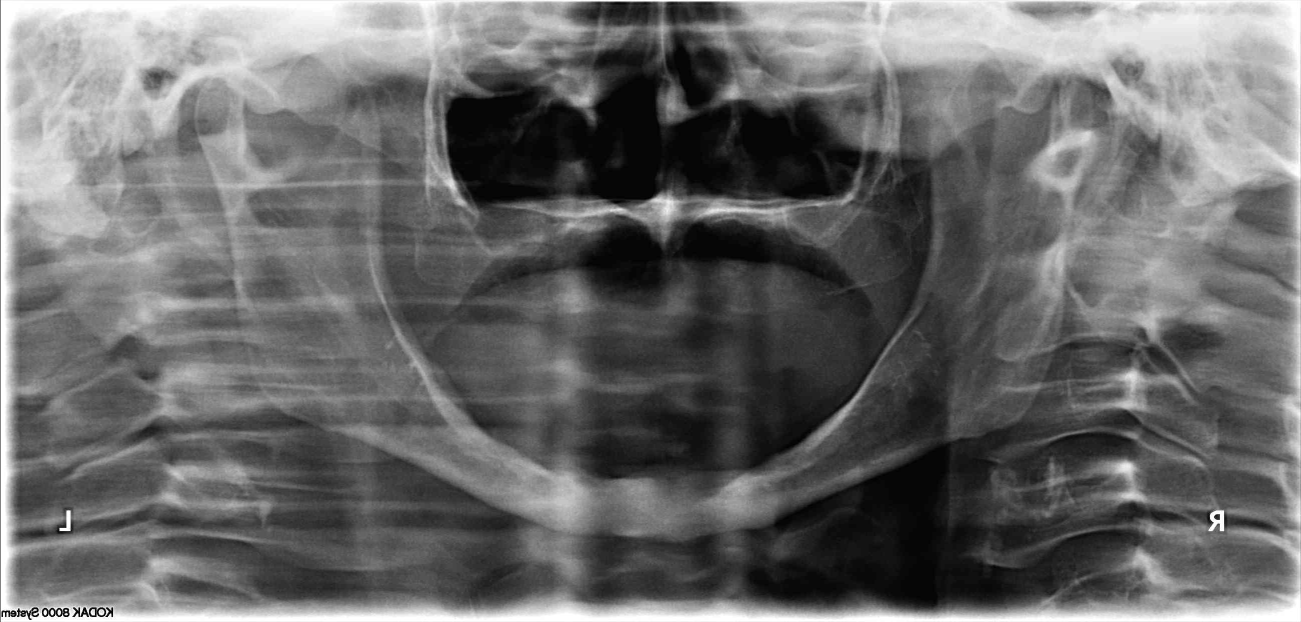
//> input picture ori.png, 2601 x 1244 px (shown at 1/2 size)
$ ./Alg   (built with g++ and OpenCV 4)
//> lines starting //> are read from the running program, lines starting //| are printed output that depends on the picture; after the words box and inside, x2 and y2 are one past the last pixel; in counts of white or black regions, pixels touching at a corner belong together
/**
 * @function Watershed_and_Distance_Transform.cpp
 * @brief Sample code showing how to segment overlapping objects using Laplacian filtering, in addition to Watershed and Distance Transformation
 * @author OpenCV Team
 */

#include <opencv2/opencv.hpp>
#include <iostream>
#include <math.h>
//#include "Alg.hpp"


using namespace std;
using namespace cv;

//Header
void init();

void loadImg(const string&, Mat &);

void resizeImg(const Mat&, Mat&, float);

void prepWork(Mat&);

void save(Mat &img, const string&);

void flt(Mat &src, Mat &dest, Mat &prod, Mat &height,int begin,int size);

void Erosion(int, Mat&);

void Dilation(int, Mat&);

int dust(Mat &src, int i, int j, Mat &map, int path);

void clean(Mat &src, int i, int j, Mat &map);

void cleanNoise(Mat &src, int pathMax);

vector<int> compression_params;

void getRoi(Mat&, Mat&);

int main()
{
	printf("\nflag0\n");
	init();
	Mat src, trc, ori, trc2, ori2, trtst;
printf("\nflag001\n");
	loadImg("ori.png", src);
//> in loadImg, src is the input picture: 1244 rows x 2601 cols, CV_8UC1; min 0, max 255, mean 105.7
printf("\nflag002\n");
	Mat kernel = (Mat_<float>(3,3) <<
            -1,  -1, -1,
            -1, 8, -1,
            -1,  -1, -1);
	Mat kernel72 = (Mat_<float>(7,7) <<
		1, 2, 4, 8, 4, 2, 1,
		2, 4, 8, 16, 8, 4, 2,
		4, 8, 16, 32, 16, 8, 4,
		8, 16, 32, 64, 32, 16, 8,
		4, 8, 16, 32, 16, 8, 4,
		2, 4, 8, 16, 8, 4, 2,
		1, 2, 4, 8, 4, 2, 1);
	Mat kernel7 = (Mat_<float>(7,7) <<
		1, 1, 1, 1, 1, 1, 1,
		1, 1, 1, 1, 1, 1, 1,
		1, 1, 1, 1, 1, 1, 1,
		1, 1, 1, 1, 1, 1, 1,
		1, 1, 1, 1, 1, 1, 1,
		1, 1, 1, 1, 1, 1, 1,
		1, 1, 1, 1, 1, 1, 1);
	float temp=0;
	for (int i=0; i<7; i++){
		for (int j=0; j<7; j++){
			temp +=	kernel7.at<float>(i, j);
		}
	}
	for (int i=0; i<7; i++){
		for (int j=0; j<7; j++){
			kernel7.at<float>(i, j) = kernel7.at<float>(i,j)/temp;
		}
	}
	Mat kernel3 = (Mat_<float>(3,3) <<
		1, 2, 1,
		2, 4, 2,
		1, 2, 1);

	Mat kernelx = (Mat_<float>(3,3) <<
		1, 0, -1,
		2, 0, -2,
		1, 0, -1);
	Mat kernely = (Mat_<float>(3,3) <<
		-1, 0, 1,
		-2, 0, 2,
		-1, 0, 1);

    Mat imgLaplacian, edgeX, edgeY, dst;
    Mat sharp = src; // copy source image to another temporary one
	filter2D(sharp, imgLaplacian, CV_32F, kernel);
	resize(imgLaplacian, sharp, Size(), 0.5, 0.5);
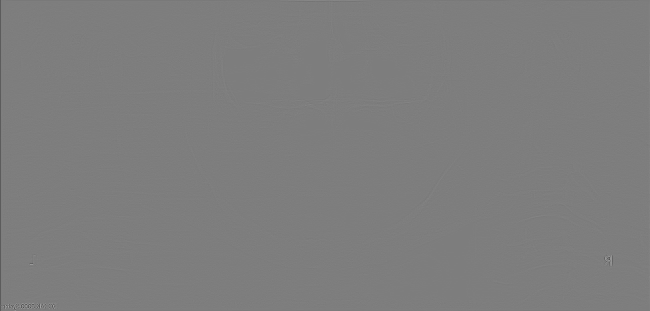
//> sharp: 622 rows x 1300 cols, CV_32FC1 (shown at 1/2 size); min -703, max 720.2, mean -0.4; drawn with min black and max white
	//imwrite("4.png", sharp, compression_params);
    src.convertTo(sharp, CV_32F);
//> sharp: 1244 rows x 2601 cols, CV_32FC1
    Mat imgResult = imgLaplacian;
	printf("\nflag1\n");
	filter2D(sharp, sharp, CV_32F, kernel7);
	filter2D(sharp, edgeX, CV_32F, kernelx);
	filter2D(sharp, edgeY, CV_32F, kernely);
	imgResult.convertTo(imgResult, CV_8UC3);
	edgeX.convertTo(edgeX, CV_8UC3);
//> edgeX: 1244 rows x 2601 cols, CV_8UC1
	edgeY.convertTo(edgeY, CV_8UC3);
//> edgeY: 1244 rows x 2601 cols, CV_8UC1
	sharp.convertTo(sharp, CV_8UC3);
//> sharp: 1244 rows x 2601 cols, CV_8UC1
	//  sharp = imgResult*0.08 + src*0.92;
// imshow( "Laplace Filtered Image", imgLaplacian );
	imwrite("01blured.png", sharp, compression_params);
	imwrite("02XtoLeftBoarder.png", edgeX, compression_params);
	imwrite("03XtoRighttBoarder.png", edgeY, compression_params);
printf("\nflag2\n");
	ori = edgeX;
	ori2 = edgeY;
	trc = Mat::zeros(src.rows, src.cols, CV_8UC1);
	trc2 = Mat::zeros(src.rows, src.cols, CV_8UC1);
	trtst = Mat::zeros(src.rows, src.cols, CV_32F);
	prepWork(ori);
	prepWork(ori2);
	prepWork(src);
	prepWork(trc);
	prepWork(trc2);

	int i, j, N_ROWS=50, cont=0, desv=0;
	float mean=0, max=0, min=255;

	flt(src, trtst, ori, trc,-N_ROWS/2, N_ROWS);
//> the loop in flt, `for(i=-3*begin; i<src.rows-1-3*(size+begin); i++)` made 1093 passes
//> (mean, meanH) on passes 1 to 3: (238.1, 230.4), (237.7, 230.3), (237.1, 230)
//> after the loop in flt, `for(i=-3*begin; i<src.rows-1-3*(size+begin); i++)`: sumWidth = 0; mean = 150.8; meanH = 165.3; desv = 0
	flt(src, trtst, ori2, trc2,-N_ROWS/2, N_ROWS);
//> the loop in flt (call 2), `for(i=-3*begin; i<src.rows-1-3*(size+begin); i++)` made 1093 passes

	ori.convertTo(ori, CV_8UC1);
	// [7 lines of commented-out code are left out]
	save(trtst, "04mascaraDesvioPadraoHorizontal.png");

	save(ori, "05produtoMascaraDPHSrc.png");

	ori.convertTo(ori, CV_8UC1);
	equalizeHist(ori, ori);
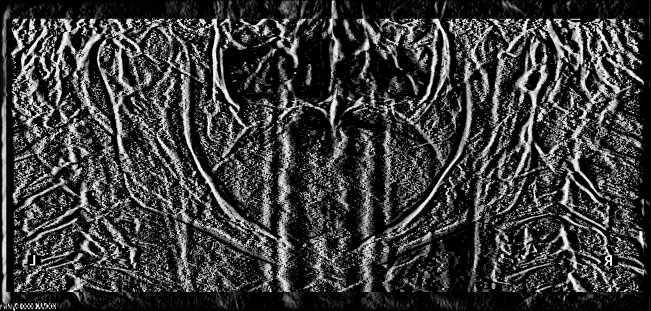
//> ori: 1244 rows x 2601 cols, CV_8UC1 (shown at 1/4 size); min 0, max 255, mean 58.3
	save(ori, "05produtoMascaraDPHSrcEqualizado.png");
printf("\nflag3\n");
	prepWork(trtst);
//	prepWork(ori);
//	prepWork(ori2);

//	trtst = ori;
	src.convertTo(src, CV_8UC1);
	trc.convertTo(trc, CV_8UC1);
	trc2.convertTo(trc2, CV_8UC1);
	ori.convertTo(ori, CV_8UC1);
	ori2.convertTo(ori2, CV_8UC1);


	trc = Mat::zeros(src.rows, src.cols, CV_8UC1);

	//ori = trtst;
	for (i=ori.rows*3/5; i<ori.rows; i++){
		for (j=ori.cols*3/4; j<ori.cols; j++){
		//	trc.at<float>(i, j) = src.at<float>(i, j);
			float prev, next;
			prev = ori.at<uchar>(i, j-5)+ori.at<uchar>(i, j-4)+ori.at<uchar>(i, j-3)+ori.at<uchar>(i,j-2)+ori.at<uchar>(i,j-1);
			prev /= 5;
			next = ori.at<uchar>(i,j+1)+ori.at<uchar>(i,j-+2)+ori.at<uchar>(i,j+3)+ori.at<uchar>(i, j+4)+ori.at<uchar>(i, j+5);
			next /= 5;
			trc.at<uchar>(i,j)=0;
			if (abs(prev-next)>50)
				trc.at<uchar>(i,j)=255;
			// [7 lines of commented-out code are left out]
		}
	}
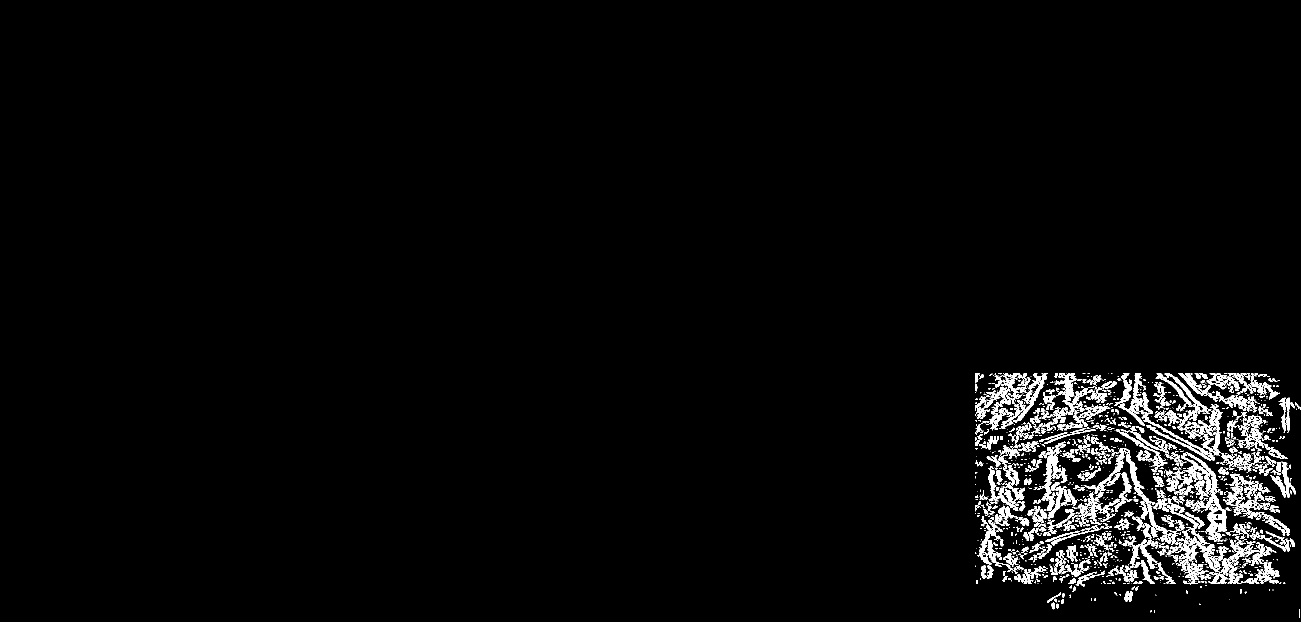
//> trc: 1244 rows x 2601 cols, CV_8UC1 (shown at 1/2 size); 3% white; 1576 white regions (1042 under 20 px), largest, box (x1, y1, x2, y2) and area: (2361, 904, 2453, 1083) 4468, (2167, 896, 2356, 1090) 3109, (1950, 746, 2095, 850) 3075

	Erosion(2, trc);
	// [8 lines of commented-out code are left out]

	save(trc, "06mascaraBordaSemTirarRuido.png");

	prepWork(trc);

	cleanNoise(trc, 1000);
printf("\nflag4\n");
	save(trc, "07mascaraBordaComTirarRuido.png.png");
	//prepWork(trc);
	//prepWork(trc2);
	trc2.convertTo(trc2, CV_8UC1);
	trc.convertTo(trc, CV_8UC1);

	Mat roi = Mat::zeros(src.rows, src.cols, CV_8UC1);

	getRoi(trc, roi);
//> after the loop in getRoi, `for (i=src.rows*3/5; i<src.rows-1; i++)`:
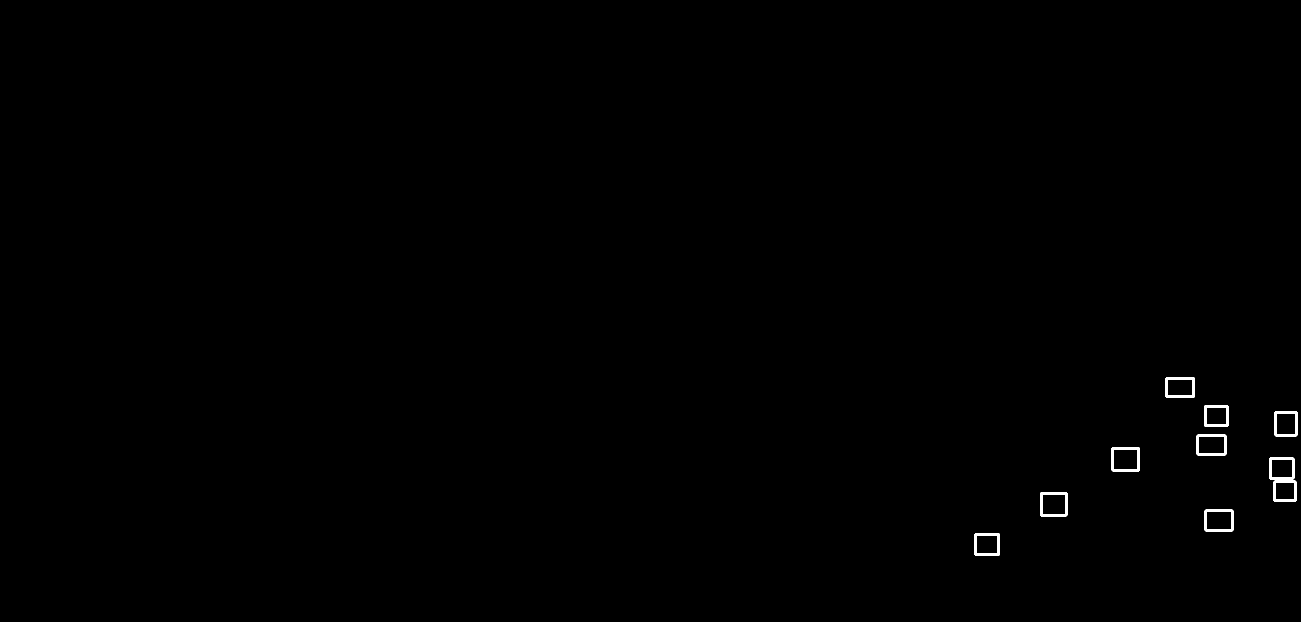
//> roi: 1244 rows x 2601 cols, CV_8UC1 (shown at 1/2 size); 0.27% white; 10 white regions, largest, box (x1, y1, x2, y2) and area: (2223, 894, 2280, 943) 948, (2080, 984, 2135, 1033) 928, (2393, 869, 2453, 911) 908

	save(roi, "08regiaoDeInteresse.png");

	vector<Mat> channels;
    	channels.push_back(src);
   	channels.push_back(src);
    	channels.push_back(src+roi);
	merge(channels, trc);
//> trc: 1244 rows x 2601 cols, CV_8UC3
	//trc.convertTo(trc, CV_8UC3);
	src.convertTo(src, CV_8UC3);

	//trc = 0.6*src + 0.4*trc;
	imwrite("09regiaoInteresseSobreposta.png", trc, compression_params);

    // Create a kernel that we will use for accuting/sharpening our image

    waitKey(0);
    return 0;
}

void init(){
	compression_params.push_back(CV_IMWRITE_PNG_COMPRESSION);
	compression_params.push_back(0);
}

void loadImg(const string& path, Mat &src){
	src = imread(path, CV_LOAD_IMAGE_GRAYSCALE);
	if (!src.data)
		exit(-1);
	src.convertTo(src, CV_8UC1);
}

void prepWork(Mat &img){
	img.convertTo(img, CV_32F);
}

void save(Mat &img, const string &name){
	img.convertTo(img, CV_8UC3);
	imwrite(name, img, compression_params);
}

void resizeImg(const Mat &src, Mat &output, float scale){
	resize(src, output, Size(), scale, scale);
}


void Erosion(int erosion_size, Mat &src)
{
  int erosion_type, erosion_elem=0;
  if( erosion_elem == 0 ){ erosion_type = MORPH_RECT; }
  else if( erosion_elem == 1 ){ erosion_type = MORPH_CROSS; }
  else if( erosion_elem == 2) { erosion_type = MORPH_ELLIPSE; }

  Mat element = getStructuringElement( erosion_type,
                                       Size( 2*erosion_size + 1, 2*erosion_size+1 ),
                                       Point( erosion_size, erosion_size ) );
  /// Apply the erosion operation
  erode( src, src, element );
  //imshow( "Erosion Demo", erosion_dst );
}

// [14 lines left out: function Dilation, not called in this run]

void flt(Mat &src, Mat &dest, Mat &prod, Mat &height,int begin,int size){
	float sumWidth=0, sumHeight=0, mean=0, desvH=0, desv=0, meanH=0;
	Mat map = Mat::zeros(src.rows, src.cols, CV_8UC1);
	int i, j, cont, max=0, min=255;
	for(i=-3*begin; i<src.rows-1-3*(size+begin); i++){
		for (j=-begin; j<src.cols-1-(size+begin); j++){
			if(sumWidth==0){
			//---------Faz a media horizontal com N pixels. Se for o primeiro pixel, faz a media toda, se for nao for, usa a media do ultimo pixel para precisar apenas subtrair um pixel e adicionar outro.
			for(cont=begin; cont<(size+begin); cont++){
					sumWidth+=(float)src.at<float>(i,j+cont);
				//max = src.at<float>(i,j+cont) > max ? src.at<float>(i, j+cont) : max;
				//min = src.at<float>(i,j+cont) < min ? src.at<float>(i, j+cont) : min;

				}
			}else{
				sumWidth-=(float)src.at<float>(i,j+begin-1);
				sumWidth+=(float)src.at<float>(i,j+size+begin-1);
			}
			//---------------------------------------------Faz a media vertical usando o mesmo principio de otimizacao da media horizontal.
			if (sumHeight==0){
				for(cont=3*begin; cont<3*(size+begin); cont++)
					sumHeight+=(float)src.at<float>(i+cont,j);
			}else{
				sumHeight-=(float)src.at<float>(i+begin-1,j);
				sumHeight+=(float)src.at<float>(i+size+begin-1,j);
			}
			//Calcula as medias
			mean = (float)sumWidth/size;
			meanH = (float)sumHeight/(3*size);
			//Calcula desvios padroes
			for(cont=begin; cont<(size+begin); cont++){
				desv += abs(mean - src.at<float>(i, j+cont));
				desvH += abs(meanH - src.at<float>(i+cont, j));
			}
			desv/=(float)size;
			desvH/=(float)3*size;
			//if (desvH>3){
			dest.at<float>(i, j) = 10*(exp((src.at<float>(i, j)-mean)/desv)-1);
			height.at<float>(i, j) = 10*(exp((src.at<float>(i, j)-meanH)/desvH)-1);
			//}

			//prod.at<float>(i, j) = sqrt(src.at<float>(i, j)*sqrt(dest.at<float>(i, j)*height.at<float>(i, j)));

			prod.at<float>(i, j) = sqrt(src.at<float>(i, j)*dest.at<float>(i, j));
//100*(src.at<float>(i, j)-mean)/desv;
	//		else
	//			trtst.at<float>(i, j) += 5*(src.at<float>(i, j)-mean)/desv;
			max = 0;
			min = 255;
			desv=0;
			desvH=0;

			sumWidth=0;
			sumHeight=0;
		}
	}
}

void cleanNoise(Mat &src, int pathMax){
	Mat map = Mat::zeros(src.rows, src.cols, CV_8UC1);
	int i, j;
	Mat map2 = Mat::zeros(src.rows, src.cols, CV_8UC1);
	for(i=0; i<src.rows; i++){
		for (j=0; j<src.cols; j++){
			int path = dust(src, i, j, map, 0);

			if (path<pathMax && path!=0)
			clean(src, i, j, map2);
		}
	}
}

int dust(Mat &src, int i, int j, Mat &map, int path){
	if (map.at<uchar>(i, j)==1)
		return 0;

	map.at<uchar>(i, j)=1; //visitado

	if (src.at<float>(i, j)==0)
		return 0;

	if (src.at<float>(i, j)==255){
		path++;
		path += dust(src, i+1, j, map, path);
		path += dust(src, i+1, j+1, map, path);
		path += dust(src, i+1, j-1, map, path);
		path += dust(src, i, j-1, map, path);
		path += dust(src, i-1, j-1, map, path);
		path += dust(src, i-1, j, map, path);
		path += dust(src, i-1, j+1, map, path);
		path += dust(src, i, j+1, map, path);
	}

	return path;
}

void clean(Mat &src, int i, int j, Mat &map){
	if (map.at<uchar>(i, j)==1)
		return ;

	map.at<uchar>(i, j)=1; //visitado

	if (src.at<float>(i, j)==0)
		return ;

	if (src.at<float>(i, j)==255){
		src.at<float>(i, j) = 0;
		clean(src, i+1, j, map);
		clean(src, i+1, j+1, map);
		clean(src, i+1, j-1, map);
		clean(src, i, j-1, map);
		clean(src, i-1, j-1, map);
		clean(src, i-1, j, map);
		clean(src, i-1, j+1, map);
		clean(src, i, j+1, map);
	}

	return ;
}

void getRoi(Mat &src, Mat &roi){

	bool foundRoi=false;
	int roiIni, roiEnd, i, j;
	int bTop=-1, bBot, bRight, bLeft;
	int bTopLast, bBotLast, bRightLast, bLeftLast;

	for (i=src.rows*3/5; i<src.rows-1; i++){
		for (j=src.cols-1; j>src.cols*3/4; j--){
			if(src.at<uchar>(i, j)==255){
				int cont, k;
				for (k=0; src.at<uchar>(i, j-k)==255; k++);
				for (cont=k; cont<k+20; cont++){
					if (src.at<uchar>(i, j-cont)==255){
						foundRoi=true;
						roiIni=j;
						roiEnd=j-cont;
					}
				}
				if(foundRoi){
					//for (cont=roiIni; cont>=roiEnd; cont--)
					//	roi.at<uchar>(i, cont) = 255;
					const int margin = 15;
					if(bTop==-1){
						bRight = roiIni;
						bLeft = roiEnd;
						bTop = i;
						bBot = i;
					}else if (abs(roiIni-bRight)<30 && abs(roiEnd -bLeft)<30 && abs(i-bBot)<50){
						bRight = roiIni > bRight ? roiIni : bRight;
						bBot = i;
						bLeft = roiEnd < bLeft ? roiEnd : bLeft;
					}else{
						if (abs(bTop-bBot)>5 && abs(bRight-bLeft)>3){
							bTop -= margin;
							bBot += margin;
							bRight += margin;
							bLeft -= margin;
							rectangle(roi, Point(bLeft, bTop), Point(bRight, bBot), Scalar(255,0,0), 3, -1);
						}
						bTop = -1;
					}
					j=roiEnd;
					foundRoi=false;
				}
			}
		}
	}
	if (bTop!=-1){
			if (abs(bTop-bBot)>5 && abs(bRight-bLeft)>3){
				const int margin = 15;
				bTop -= margin;
				bBot += margin;
				bRight += margin;
				bLeft -= margin;
				rectangle(roi, Point(bLeft, bTop), Point(bRight, bBot), Scalar(255,0,0), 3, -1);
				}
	}
}

$ run again, with Jose Tralli.jpg saved as ori.png
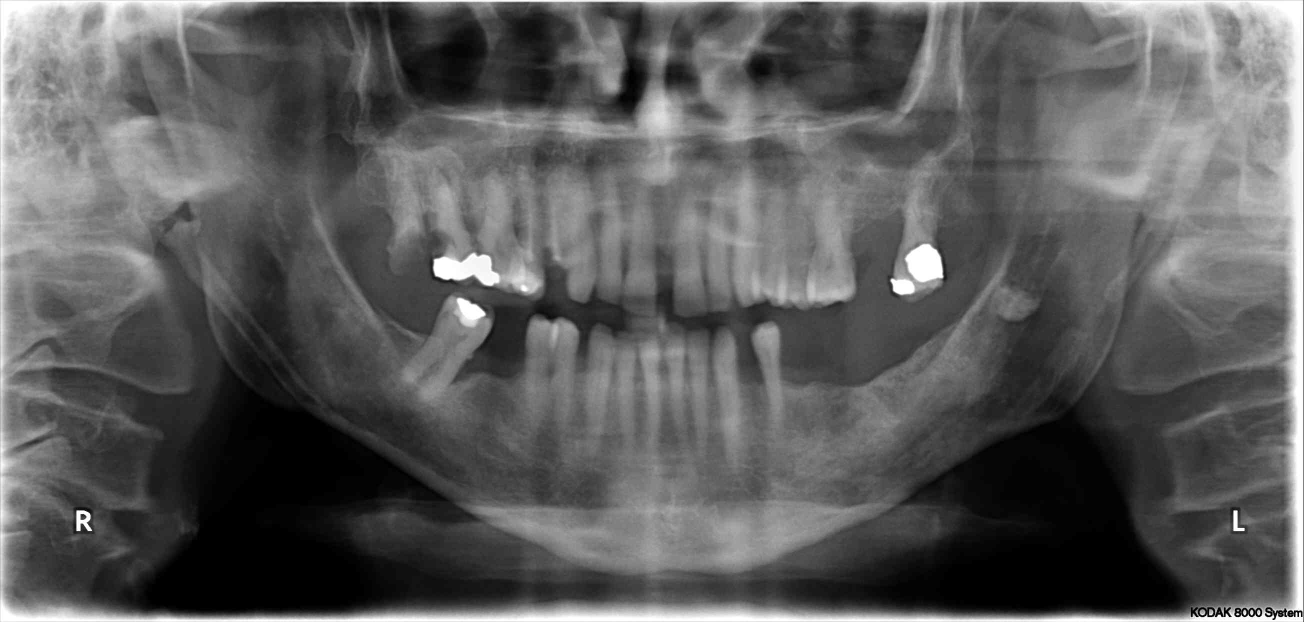
//> input picture Jose Tralli.jpg, 2608 x 1244 px (shown at 1/2 size)
//> in loadImg, src is the input picture: 1244 rows x 2608 cols, CV_8UC1; min 0, max 255, mean 91.8
//> the loop in flt, `for(i=-3*begin; i<src.rows-1-3*(size+begin); i++)` made 1093 passes
//> (mean, meanH) on passes 1 to 3: (221.8, 228.9), (222, 229.1), (222.4, 229)
//> after the loop in flt, `for(i=-3*begin; i<src.rows-1-3*(size+begin); i++)`: sumWidth = 0; mean = 144.1; meanH = 137.3; desv = 0
//> the loop in flt (call 2), `for(i=-3*begin; i<src.rows-1-3*(size+begin); i++)` made 1093 passes
//> after the loop `for (i=ori.rows*3/5; i<ori.rows; i++)`:
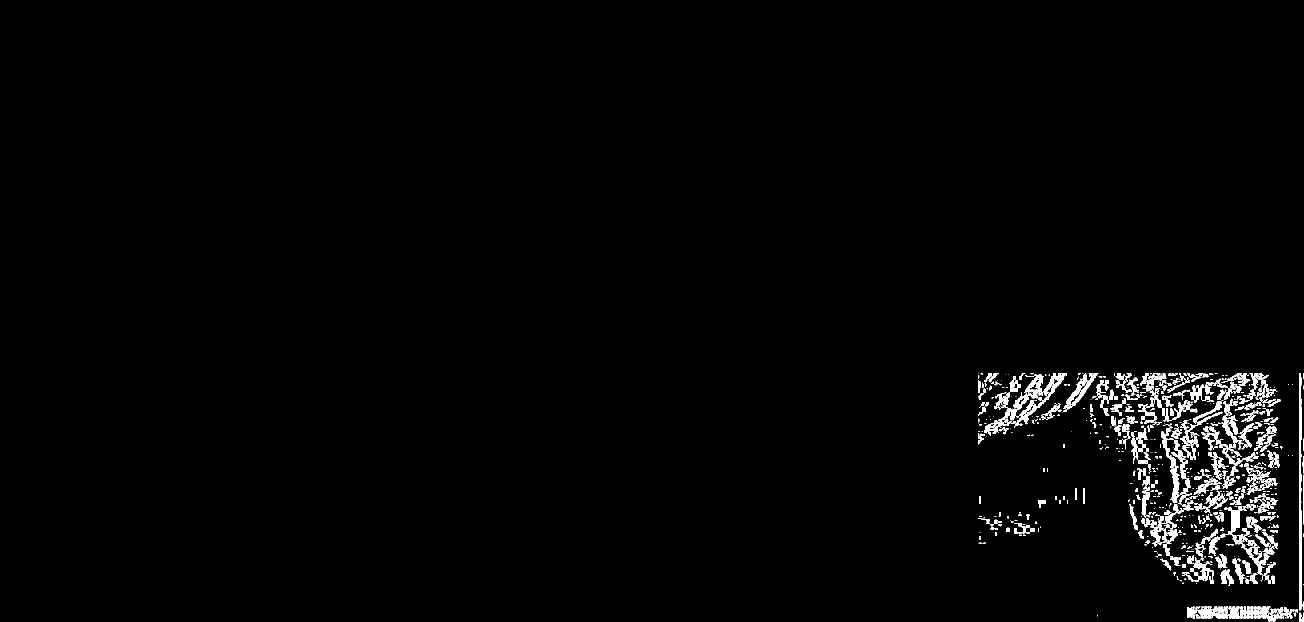
//> trc: 1244 rows x 2608 cols, CV_8UC1 (shown at 1/2 size); 1.8% white; 890 white regions (524 under 20 px), largest, box (x1, y1, x2, y2) and area: (1996, 746, 2134, 856) 3559, (2598, 746, 2604, 1221) 2222, (2301, 1007, 2368, 1094) 1601
//> after the loop in getRoi, `for (i=src.rows*3/5; i<src.rows-1; i++)`:
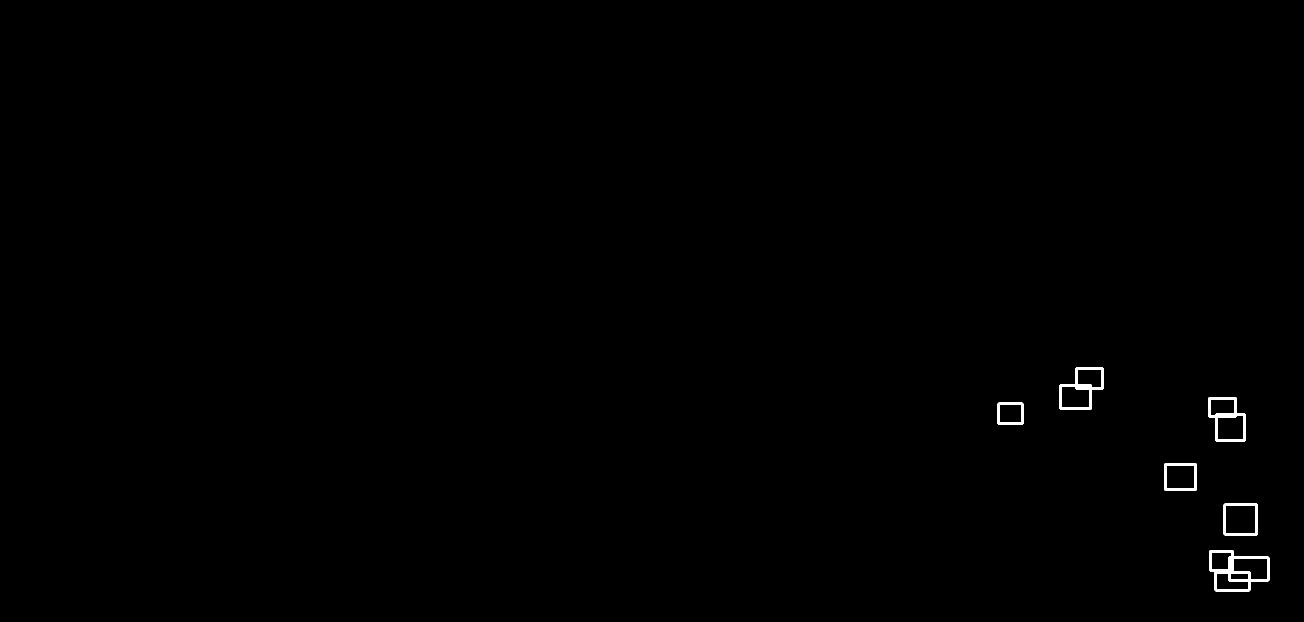
//> roi: 1244 rows x 2608 cols, CV_8UC1 (shown at 1/2 size); 0.3% white; 6 white regions, box (x1, y1, x2, y2) and area: (2418, 1100, 2539, 1183) 2924, (2119, 734, 2207, 820) 1916, (2416, 794, 2491, 884) 1863, (2447, 1007, 2516, 1071) 1218, (2328, 926, 2394, 982) 1108, (1995, 805, 2047, 850) 858
